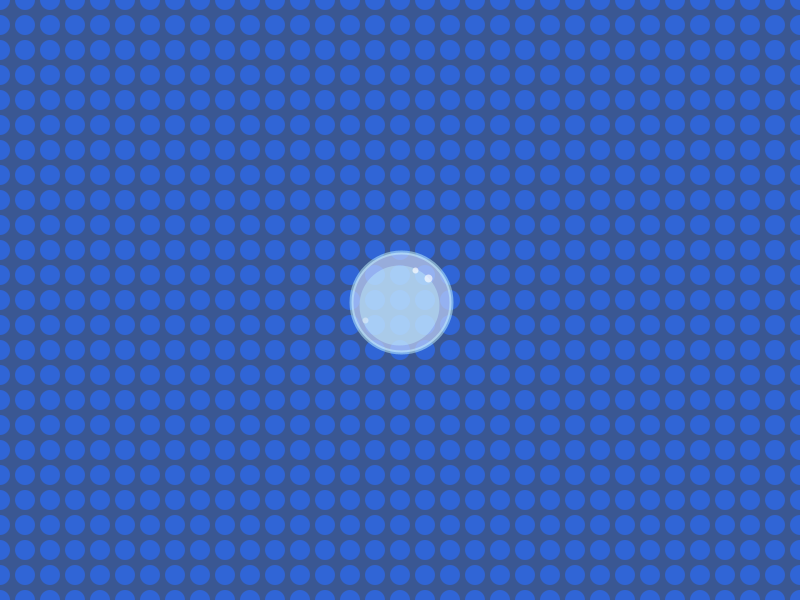
Frame 1 (no input)
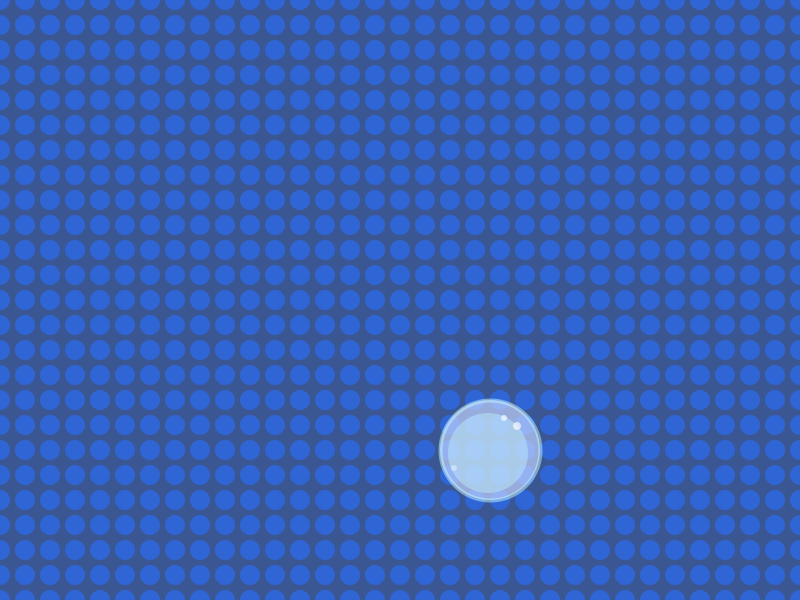
Frame 60 (the mouse pressed at the canvas centre just before this capture)
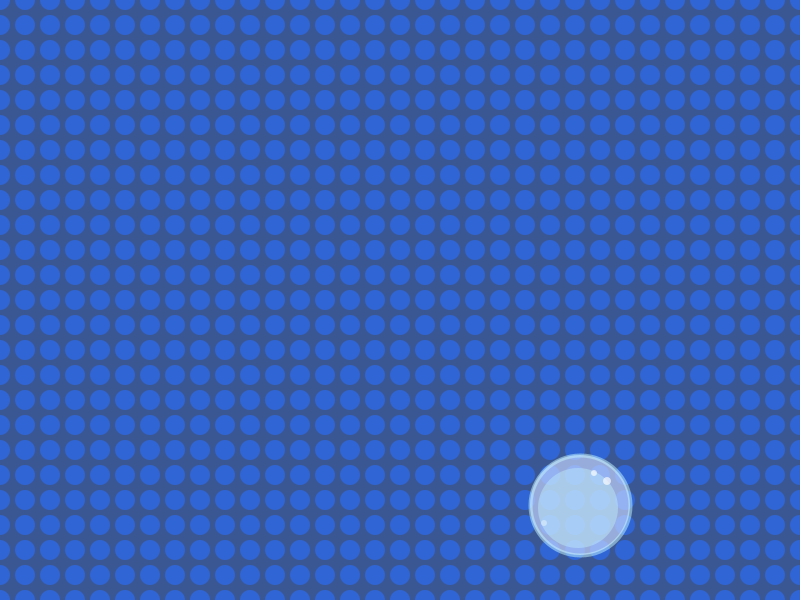
Frame 120 (the mouse held since frame 60 and released just before this capture)

The Processing sketch that drew these frames (run headless with seeded random() and noise(); from frame 60 on, the mouse is pressed at the canvas centre):

// Processing sketch: boucingBall
// ── boucingBall.pde

//raggio della palla
int ballRadius = 50;

//variabili per la posizione della palla
float xPosition, yPosition;

//variabili per la velocità iniziale della palla sui due assi
float xSpeed = 1.5;
float ySpeed = 2.5;

//variabili per la direzione della palla sui due assi
int xDirection = 1;
int yDirection = 1;


void setup() {
  size(800, 600);

  //numero di frames al secondo
  frameRate(60);

  //posizione iniziale della palla
  xPosition = (width/2);
  yPosition = (height/2);
}

void draw() {
  //ridisegna un bg ad ogni redraw
  drawBackground();

  //aggiorno la posizione della palla
  xPosition += xSpeed * xDirection;
  yPosition += ySpeed * yDirection;

  //se la palla colpisce uno dei bordi inverto la direzione
  if (xPosition > width-ballRadius || xPosition < ballRadius) {
    xDirection *= -1;
  }
  if (yPosition > height-ballRadius || yPosition < ballRadius) {
    yDirection *= -1;
  }

  drawBall(xPosition, yPosition);
}

// ── ball.pde
void drawBall(float x, float y) {
  ellipseMode(RADIUS);  
  strokeWeight(4);
  stroke(#C4F7FF, 127);
  fill(#C6D7FF, 170);
  ellipse(x, y, ballRadius, ballRadius);
  strokeWeight(2);
  noStroke();
  fill(#C4F7FF, 100);
  ellipse(x-2, y+3, ballRadius-10, ballRadius-10);
  fill(255, 170);
  ellipse(x+ballRadius-23, y-ballRadius+26, 4, 4);
  ellipse(x+ballRadius-36, y-ballRadius+18, 3, 3);
  fill(255, 100);
  ellipse(x-36, y+18, 3, 3);
}

// ── bg.pde
void drawBackground() {
  background(#3A5793);
  ellipseMode(RADIUS);
  noStroke();
  fill(#3065D6);
  //dimensione dei cerchi di sfondo
  int dotSize = 10;
  //dimensione dello spazio tra cerchi
  int gap = 5;
  //riassegno condiderando il diametro dei cerchi di sfondo
  gap += 2 * dotSize;
  //creo una griglia di cerchi
  for (int x=0; x<width+dotSize; x+=gap) {
    for (int y=0; y<height+dotSize; y+=gap) {
      ellipse(x, y, dotSize, dotSize);
    }
  }
}
